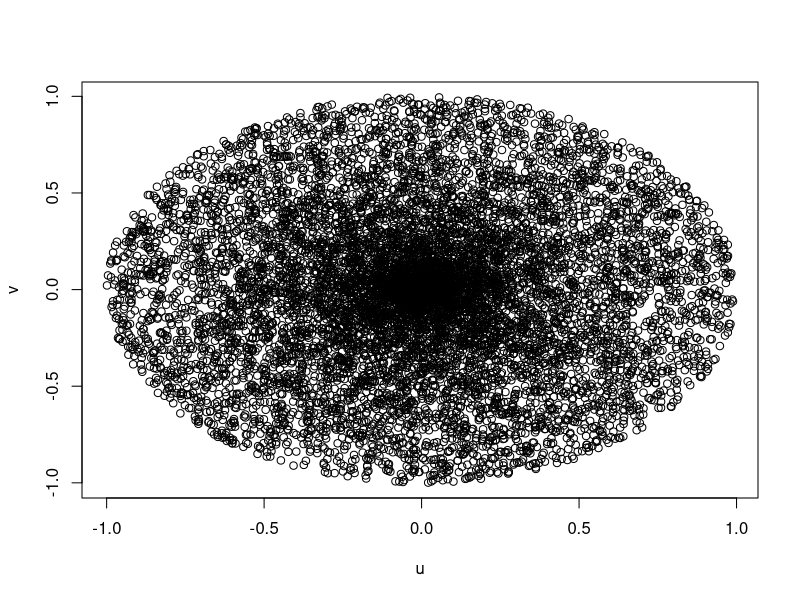

Recreate this plot in R.
#HW 0, Problem 2

#Generate the x values
x <- runif(10000,0,2*pi)

#Generate the y values
y <- runif(10000,0,1)

#Generate the polar coordinates
u <- y*cos(x)
v <- y*sin(x)

#Scatterplot of the result
plot(u,v)

#Result looks like uniformly distributed points on the unit circle. No surprise; r = sqrt(u^2+v^2) has the distribution of y, which is unif([0,1]).